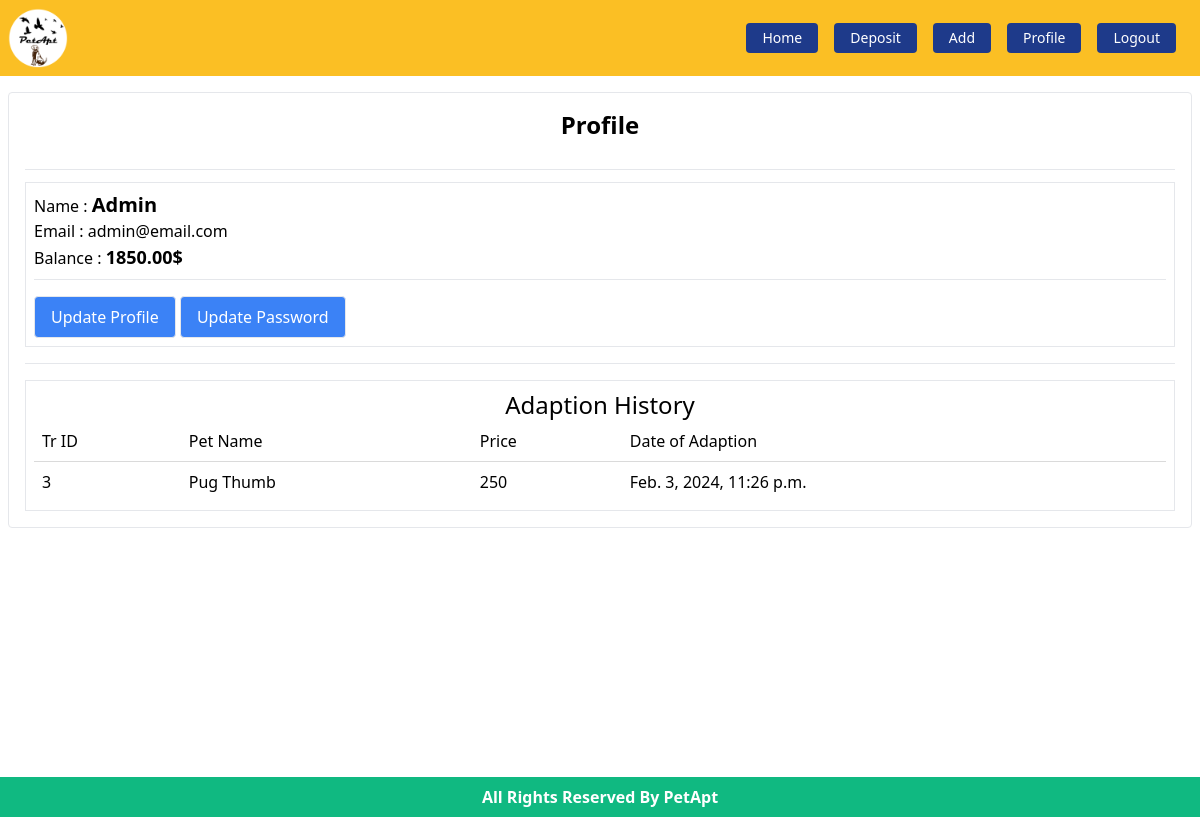
The page /user/profile/ (signed in) on the database its author committed.
### User/models.py (models this page shows, shortened)
class UserAccount(models.Model):
    user = models.OneToOneField(User, on_delete=models.CASCADE, related_name='depositAccount')
    account_no = models.IntegerField(unique=True)
    balance = models.DecimalField(default=0, max_digits=12, decimal_places=2)

class AdaptPet(models.Model):
    pet = models.ForeignKey(Pet, on_delete=models.CASCADE)
    adaptedBy = models.ForeignKey(User, on_delete=models.CASCADE)
    timestamp= models.DateTimeField()
    class Meta:
        ordering = ['timestamp']

### Pets/models.py (models this page shows, shortened)
class Pet(models.Model):
    image = models.ImageField(upload_to='pets/media/images/')
    title = models.CharField(max_length = 40)
    description = models.TextField()
    adapt_price = models.IntegerField()
    category = models.ForeignKey(PetCategory, on_delete=models.CASCADE)

### User/views.py (the view)
# urls.py: path('profile/', views.profileView, name='profile' ),
def profileView(request):
    user=request.user
    adaptedPets = AdaptPet.objects.filter(adaptedBy=user)
    return render(request, 'user_temp/profile.html', {'adaptedPets': adaptedPets, 'user' : user})

### User/templates/user_temp/profile.html
{% extends 'base.html' %}
{% block content %}
<div class="m-auto border rounded p-4" style="max-width: 1280px;">
    <h2 class="text-center text-2xl font-bold pb-4">Profile</h2>
    <hr class="my-3">
    <div class="p-2 mb-4 border">
        <p>Name : <span class="text-xl font-bold">{{user.first_name}} {{user.last_name}}</span></p>
        <p>Email : {{user.email}}</p>
        <p>Balance : <span class="text-lg font-bold">{{user.depositAccount.balance}}$</span></p>
        <hr class="mb-4 mt-2">
        <a href="{% url 'updateprofile' %}" class="bg-blue-500 rounded border text-white p-2 px-4 inline-block">Update
            Profile</a>
        <a href="{% url 'updatepassword' %}" class="bg-blue-500 rounded border text-white p-2 px-4 inline-block">Update
            Password</a>
    </div>
    <hr class="my-4">
    <div class="border p-2">
        <p class="text-center text-2xl">Adaption History</p>
        {% if adaptedPets %}
        <table class="w-full">
            <thead>
                <tr>
                    <td class="p-2">Tr ID</td>
                    <td class="p-2">Pet Name</td>
                    <td class="p-2">Price</td>
                    <td class="p-2">Date of Adaption</td>
                </tr>
            </thead>
            <tbody>
                {% for pet in adaptedPets %}
                <tr>
                    <td class="p-2" style="border-top: 1px solid #6666663d;">{{pet.id}}</td>
                    <td class="p-2" style="border-top: 1px solid #6666663d;">{{pet.pet.title}}</td>
                    <td class="p-2" style="border-top: 1px solid #6666663d;">{{pet.pet.adapt_price}}</td>
                    <td class="p-2" style="border-top: 1px solid #6666663d;">{{pet.timestamp}}</td>
                </tr>
                {% endfor %}
            </tbody>
        </table>
        {% else %}
        <p>No history / data Yet ! Thanks</p>
        {% endif %}
    </div>
</div>
{% endblock %}

### rows shown on the page
AdaptPet: id "3", pet "Pug Thumb", pet.adapt_price "250", timestamp "Feb. 3, 2024, 11:26 p.m."

### other values the page prints
{{ user.first_name }} "Admin"
{{ user.email }} "admin@email.com"
{{ user.depositAccount.balance }} "1850.00"
